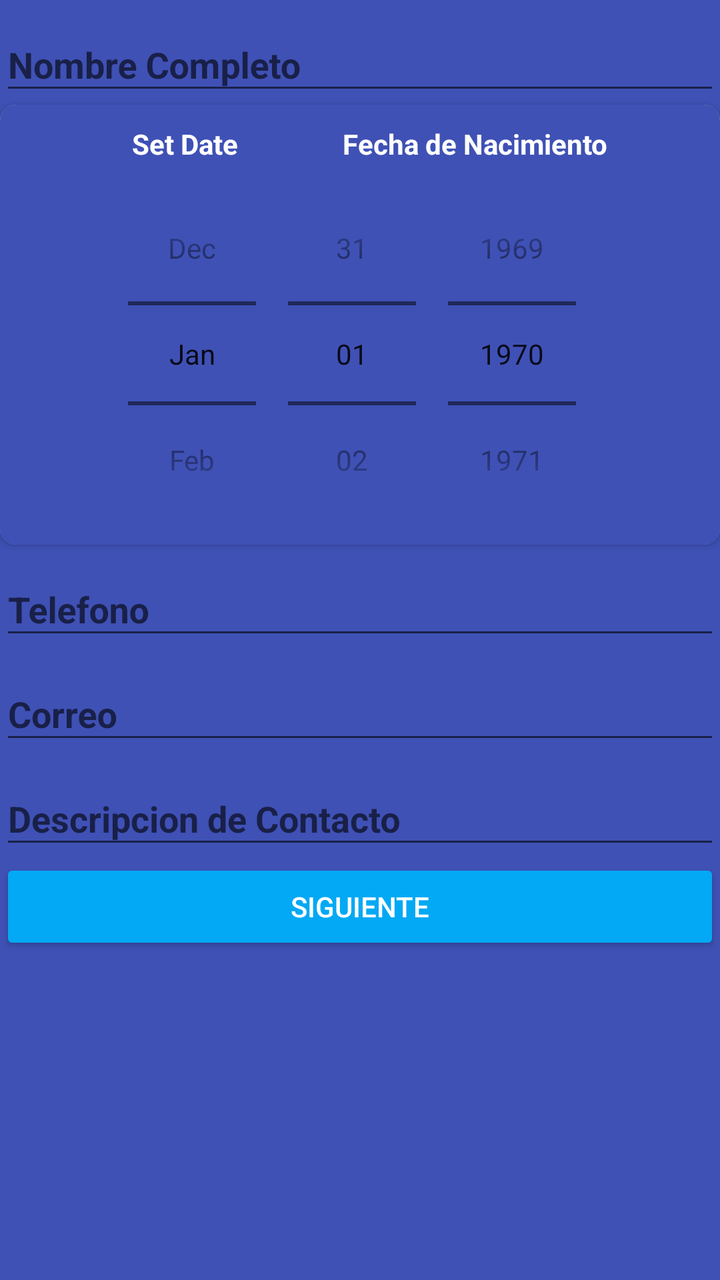
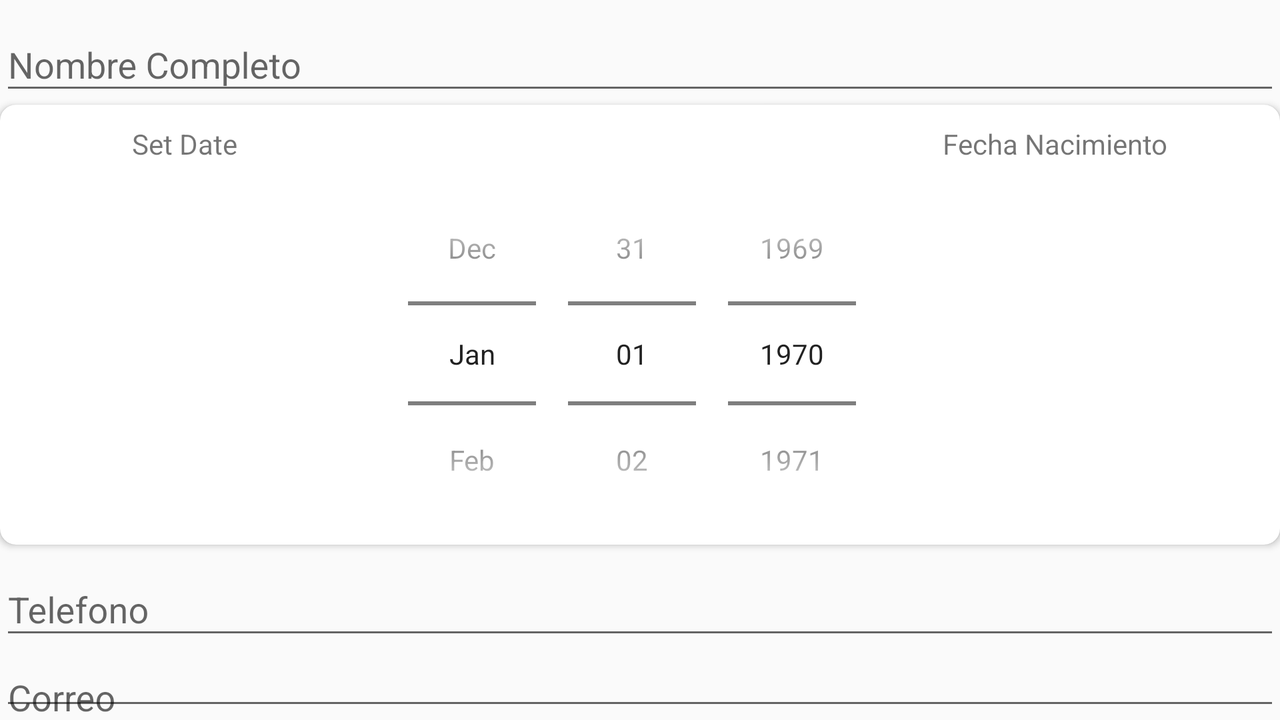

One screen, two layout resources from the same app: the default and the repository's alternative for another configuration. Each is rendered where Android would select it; the XML of both is given below.
<!-- AndroidManifest.xml: application theme AppTheme -->
<!-- res/layout/activity_main.xml -->
<?xml version="1.0" encoding="utf-8"?>
<LinearLayout xmlns:android="http://schemas.android.com/apk/res/android"
    xmlns:tools="http://schemas.android.com/tools"
    android:layout_width="match_parent"
    android:layout_height="match_parent"
    xmlns:card_view="http://schemas.android.com/apk/res-auto"
    android:orientation="vertical"
    tools:context="com.whiwol.formulariocontacto.MainActivity"
    android:background="@color/colorPrimary">


    <android.support.design.widget.TextInputLayout
        android:layout_width="match_parent"
        android:layout_height="wrap_content"
        android:id="@+id/tvNombreCompleto">

        <android.support.design.widget.TextInputEditText
            android:id="@+id/tiNombre"
            android:layout_width="match_parent"
            android:layout_height="wrap_content"
            android:hint="@string/hnombre"
            android:textColor="@color/colorBlanco"
            android:textStyle="bold"/>

    </android.support.design.widget.TextInputLayout>

    <android.support.v7.widget.CardView
        android:layout_below="@id/tvNombreCompleto"
        android:layout_width="match_parent"
        android:layout_height="@dimen/alto_cardview"
        card_view:cardCornerRadius="@dimen/radio_cardview"
        android:elevation="@dimen/elevacion_cardview"
        android:background="@color/colorPrimary"
        >
        <RelativeLayout
            android:layout_width="match_parent"
            android:layout_height="match_parent"
            android:paddingTop="@dimen/margen_superior_cardview"
            android:background="@color/colorPrimary">

            <TextView
                android:layout_width="wrap_content"
                android:layout_height="wrap_content"
                android:textAppearance="?android:attr/textAppearanceSmall"
                android:text="@string/lblNacimiento"
                android:id="@+id/tvNacimiento"
                android:layout_alignParentTop="true"
                android:layout_alignParentRight="true"
                android:layout_alignParentEnd="true"
                android:layout_marginRight="@dimen/margen_derecho_1"
                android:layout_marginEnd="@dimen/margen_derecho_1"
                android:textColor="@color/colorBlanco"
                android:textStyle="bold"/>

            <DatePicker
                android:layout_width="match_parent"
                android:layout_height="@dimen/alto_calendario"
                android:id="@+id/datePickerNacimiento"
                android:textAlignment="center"
                android:spinnersShown="true"
                android:calendarViewShown="false"
                android:datePickerMode="spinner"
                android:importantForAccessibility="no"
                android:layout_below="@id/tvNacimiento"
                android:background="@color/colorPrimary"
                android:yearListItemTextAppearance="@color/colorBlanco"
                android:dayOfWeekTextAppearance="@color/colorBlanco"
                android:calendarTextColor="@color/colorBlanco"
                android:headerDayOfMonthTextAppearance="@color/colorBlanco"
                android:headerMonthTextAppearance="@color/colorBlanco"
                android:headerYearTextAppearance="@color/colorBlanco" />

            <TextView
                android:layout_width="wrap_content"
                android:layout_height="wrap_content"
                android:textAppearance="?android:attr/textAppearanceSmall"
                android:text="@string/lblSet"
                android:id="@+id/tvSet"
                android:layout_above="@+id/datePickerNacimiento"
                android:layout_alignParentLeft="true"
                android:layout_alignParentStart="true"
                android:layout_marginLeft="@dimen/margen_izquierdo_1"
                android:layout_marginStart="@dimen/margen_izquierdo_1"
                android:textColor="@color/colorBlanco"
                android:textStyle="bold"/>


        </RelativeLayout>

    </android.support.v7.widget.CardView>


    <android.support.design.widget.TextInputLayout
        android:layout_width="match_parent"
        android:layout_height="wrap_content"
        android:id="@+id/tvTelefono">

        <android.support.design.widget.TextInputEditText
            android:id="@+id/tiTelefono"
            android:layout_width="match_parent"
            android:layout_height="wrap_content"
            android:layout_below="@+id/datePicker"
            android:hint="@string/htelefono"
            android:inputType="number"
            android:textColor="@color/colorBlanco"
            android:textStyle="bold"/>

    </android.support.design.widget.TextInputLayout>

    <android.support.design.widget.TextInputLayout
        android:layout_width="match_parent"
        android:layout_height="wrap_content"
        android:id="@+id/tvCorreo">

        <android.support.design.widget.TextInputEditText
            android:id="@+id/tiCorreo"
            android:layout_width="match_parent"
            android:layout_height="wrap_content"
            android:layout_below="@+id/tvTelefono"
            android:hint="@string/hcorreo"
            android:inputType="textEmailAddress"
            android:textColor="@color/colorBlanco"
            android:textStyle="bold"/>

    </android.support.design.widget.TextInputLayout>

    <android.support.design.widget.TextInputLayout
        android:layout_width="match_parent"
        android:layout_height="wrap_content"
        android:id="@+id/tvDescripcion">

        <android.support.design.widget.TextInputEditText
            android:id="@+id/tiDescripcion"
            android:layout_width="match_parent"
            android:layout_height="wrap_content"
            android:layout_below="@+id/tvCorreo"
            android:hint="@string/hdescripcion"
            android:textColor="@color/colorBlanco"
            android:textStyle="bold"/>

    </android.support.design.widget.TextInputLayout>

    <Button
        android:id="@+id/btnSiguiente"
        android:layout_width="match_parent"
        android:layout_height="wrap_content"
        android:layout_below="@id/tiDescripcion"
        android:text="@string/siguiente"
        android:theme="@style/MiBotonRaised"
        android:onClick="ejecutarNext"/>


</LinearLayout>
<!-- resources referenced by this layout -->
<resources>
  <color name="colorBlanco">#ffffff</color>
  <color name="colorPrimary">#3f51b5</color>
  <dimen name="alto_calendario">200dp</dimen>
  <dimen name="alto_cardview">220dp</dimen>
  <dimen name="elevacion_cardview">25dp</dimen>
  <dimen name="margen_derecho_1">56dp</dimen>
  <dimen name="margen_izquierdo_1">66dp</dimen>
  <dimen name="margen_superior_cardview">10dp</dimen>
  <dimen name="radio_cardview">8dp</dimen>
  <string name="hcorreo">Correo</string>
  <string name="hdescripcion">Descripcion de Contacto</string>
  <string name="hnombre">Nombre Completo</string>
  <string name="htelefono">Telefono</string>
  <string name="lblNacimiento">Fecha de Nacimiento</string>
  <string name="lblSet">Set Date</string>
  <string name="siguiente">Siguiente</string>
  <style name="MiBotonRaised" parent="Theme.AppCompat.Light">
          <item name="colorButtonNormal">@color/colorAccent</item>
          <item name="colorControlHighlight">@color/colorBlanco</item>
          <item name="android:textColor">@color/colorBlanco</item>
      </style>
  <style name="AppTheme" parent="Base.Theme.AppCompat.Light.DarkActionBar">
          
          <item name="colorPrimary">@color/colorPrimary</item>
          <item name="colorPrimaryDark">@color/colorPrimaryDark</item>
          <item name="colorAccent">@color/colorAccent</item>
      </style>
  <color name="colorAccent">#03a9f4</color>
  <color name="colorPrimaryDark">#303f9f</color>
</resources>
<!-- res/layout-land/activity_main.xml (the repository's variant of the layout above) -->
<!-- drawn on the phone turned sideways -->
<?xml version="1.0" encoding="utf-8"?>
<LinearLayout xmlns:android="http://schemas.android.com/apk/res/android"
    xmlns:tools="http://schemas.android.com/tools"
    android:layout_width="match_parent"
    android:layout_height="match_parent"
    xmlns:card_view="http://schemas.android.com/apk/res-auto"
    android:orientation="vertical"
    tools:context="com.whiwol.formulariocontacto.MainActivity">


    <android.support.design.widget.TextInputLayout
        android:layout_width="match_parent"
        android:layout_height="wrap_content"
        android:id="@+id/textView1">

        <android.support.design.widget.TextInputEditText
            android:id="@+id/tiNombre"
            android:layout_width="match_parent"
            android:layout_height="wrap_content"
            android:hint="@string/hnombre"/>

    </android.support.design.widget.TextInputLayout>

    <android.support.v7.widget.CardView
        android:layout_below="@id/textView1"
        android:layout_width="match_parent"
        android:layout_height="220dp"
        card_view:cardCornerRadius="8dp"
        >
        <RelativeLayout
            android:layout_width="match_parent"
            android:layout_height="match_parent"
            android:paddingTop="10dp">

            <TextView
                android:layout_width="wrap_content"
                android:layout_height="wrap_content"
                android:textAppearance="?android:attr/textAppearanceSmall"
                android:text="Fecha Nacimiento"
                android:id="@+id/tvNacimiento"
                android:layout_alignParentTop="true"
                android:layout_alignParentRight="true"
                android:layout_alignParentEnd="true"
                android:layout_marginRight="56dp"
                android:layout_marginEnd="56dp" />

            <DatePicker
                android:layout_width="match_parent"
                android:layout_height="200dp"
                android:id="@+id/datePickerNacimiento"
                android:textAlignment="center"
                android:minHeight="250dp"
                android:spinnersShown="true"
                android:calendarViewShown="false"
                android:datePickerMode="spinner"
                android:importantForAccessibility="no"
                android:layout_below="@id/tvNacimiento"/>

            <TextView
                android:layout_width="wrap_content"
                android:layout_height="wrap_content"
                android:textAppearance="?android:attr/textAppearanceSmall"
                android:text="Set Date"
                android:id="@+id/textView"
                android:layout_above="@+id/datePickerNacimiento"
                android:layout_alignParentLeft="true"
                android:layout_alignParentStart="true"
                android:layout_marginLeft="66dp"
                android:layout_marginStart="66dp" />


        </RelativeLayout>

    </android.support.v7.widget.CardView>


    <android.support.design.widget.TextInputLayout
        android:layout_width="match_parent"
        android:layout_height="wrap_content"
        android:id="@+id/textView2">

        <android.support.design.widget.TextInputEditText
            android:id="@+id/tiTelefono"
            android:layout_width="match_parent"
            android:layout_height="wrap_content"
            android:layout_below="@+id/datePicker"
            android:hint="@string/htelefono" />

    </android.support.design.widget.TextInputLayout>

    <android.support.design.widget.TextInputLayout
        android:layout_width="match_parent"
        android:layout_height="wrap_content"
        android:id="@+id/textView3">

        <android.support.design.widget.TextInputEditText
            android:id="@+id/tiCorreo"
            android:layout_width="match_parent"
            android:layout_height="wrap_content"
            android:layout_below="@+id/textView2"
            android:hint="@string/hcorreo"/>

    </android.support.design.widget.TextInputLayout>

    <android.support.design.widget.TextInputLayout
        android:layout_width="match_parent"
        android:layout_height="wrap_content"
        android:id="@+id/textView4">

        <android.support.design.widget.TextInputEditText
            android:id="@+id/tiDescripcion"
            android:layout_width="match_parent"
            android:layout_height="wrap_content"
            android:layout_below="@+id/textView3"
            android:hint="@string/hdescripcion"/>

    </android.support.design.widget.TextInputLayout>

    <Button
        android:id="@+id/btnMiBoton"
        android:layout_width="match_parent"
        android:layout_height="fill_parent"
        android:layout_below="@id/tiDescripcion"
        android:text="@string/siguiente"
        android:theme="@style/MiBotonRaised"/>


</LinearLayout>
<!-- resources referenced by the variant -->
<!-- as the phone turned sideways resolves them -->
<resources>
  <string name="hcorreo">Correo</string>
  <string name="hdescripcion">Descripcion de Contacto</string>
  <string name="hnombre">Nombre Completo</string>
  <string name="htelefono">Telefono</string>
  <string name="siguiente">Siguiente</string>
  <style name="MiBotonRaised" parent="Theme.AppCompat.Light">
          <item name="colorButtonNormal">@color/colorAccent</item>
          <item name="colorControlHighlight">@color/colorBlanco</item>
          <item name="android:textColor">@color/colorBlanco</item>
      </style>
  <style name="AppTheme" parent="Base.Theme.AppCompat.Light.DarkActionBar">
          
          <item name="colorPrimary">@color/colorPrimary</item>
          <item name="colorPrimaryDark">@color/colorPrimaryDark</item>
          <item name="colorAccent">@color/colorAccent</item>
      </style>
  <color name="colorAccent">#03a9f4</color>
  <color name="colorBlanco">#ffffff</color>
  <color name="colorPrimary">#3f51b5</color>
  <color name="colorPrimaryDark">#303f9f</color>
</resources>
